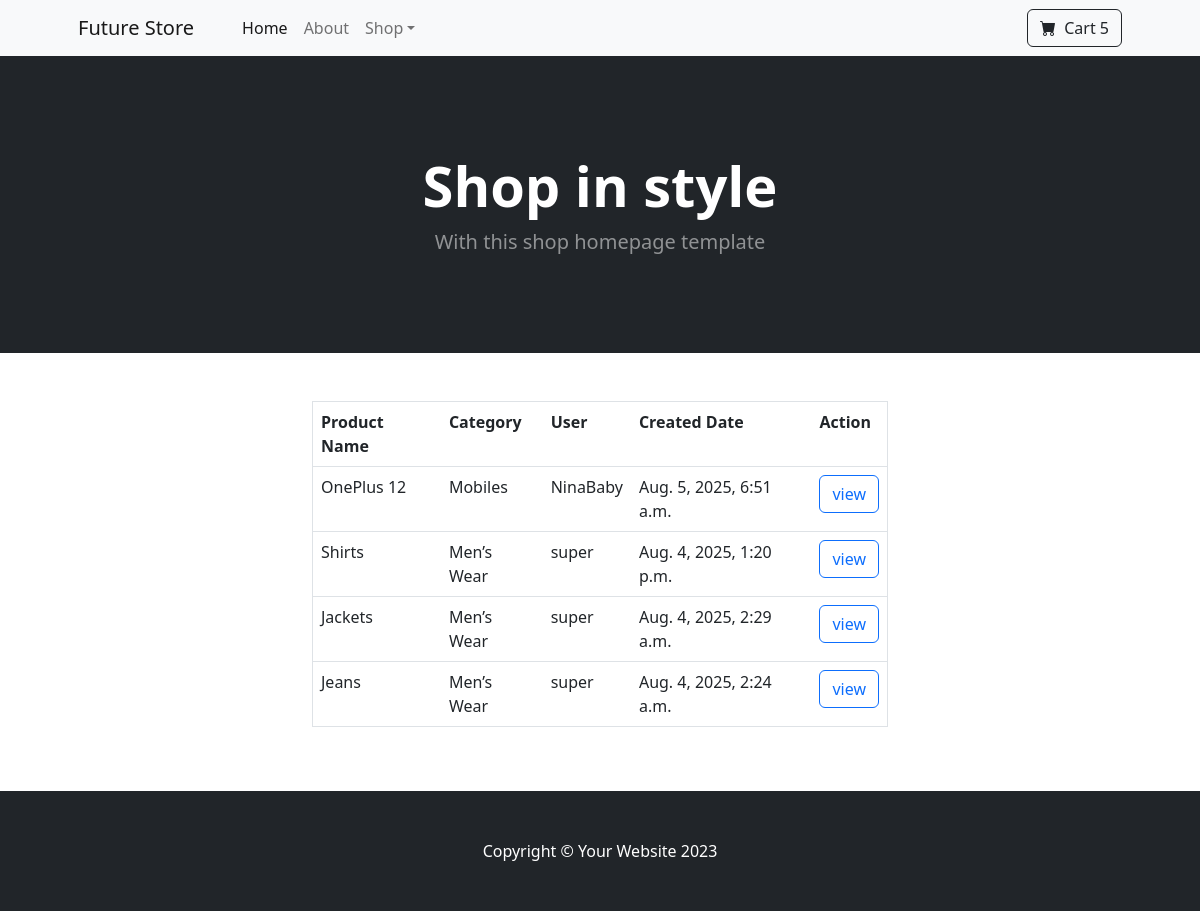
Before: /owner/orders/latest (signed in) with the older database file.
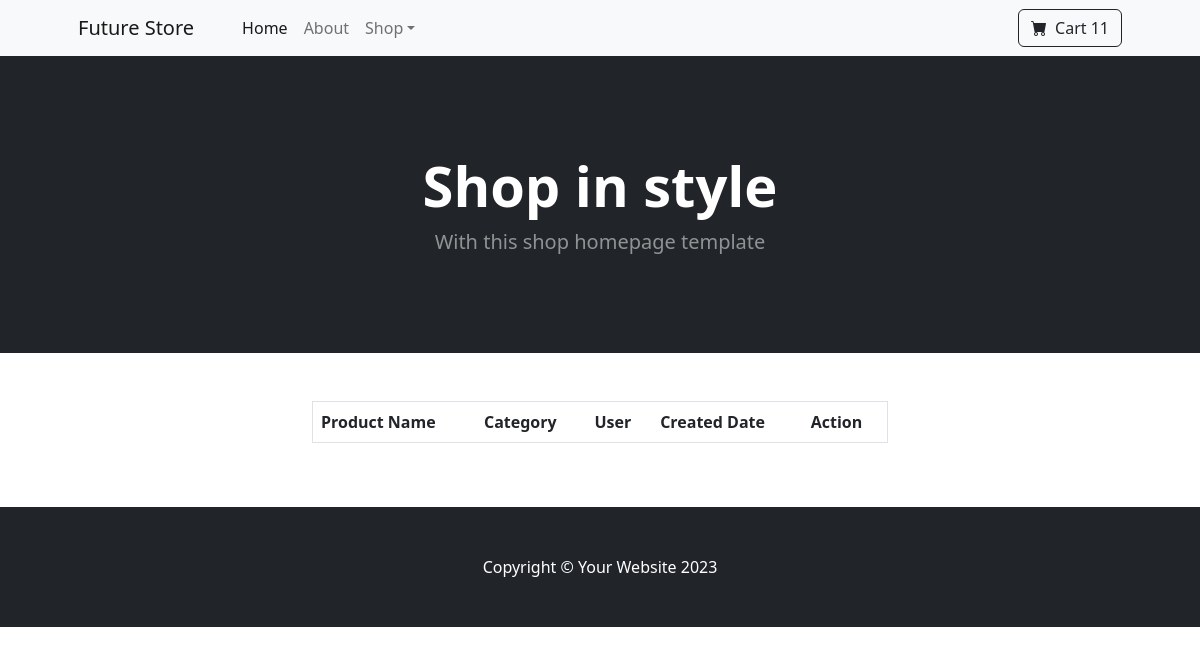
After: the same page with the newer database file.
### owner/models.py (models this page shows, shortened)
class Order(models.Model):
    product=models.ForeignKey(Product,on_delete=models.CASCADE)
    user=models.ForeignKey(User,on_delete=models.CASCADE)
    created_date=models.DateTimeField(auto_now_add=True,null=True)
    options=(
        ("order-placed","order-placed"),
        ("dispatched","dispatched"),
        ("in-transit","in-transit"),
        ("delivered","delivered"),
        ("cancelled","cancelled")
    )
    status=models.CharField(max_length=256,choices=options,default="order-placed")
    delivery_address=models.CharField(max_length=256,null=True)
    expected_delivery_date=models.DateTimeField(null=True)

class Product(models.Model):
    product_name=models.CharField(max_length=256,unique=True)
    category=models.ForeignKey(Category,on_delete=models.CASCADE)
    image=models.ImageField(upload_to="images",null=True)
    price=models.PositiveIntegerField()
    description=models.CharField(max_length=256,null=True)

class Category(models.Model):
    category_name=models.CharField(max_length=256,unique=True)
    is_active=models.BooleanField(default=True)
    def __str__(self):
        return self.category_name

### owner/views.py (the view)
# urls.py: path("orders/latest",views.OrdersListView.as_view(),name="new-orders"),
class OrdersListView(ListView):
    model=Order
    template_name="owner/order-list.html"
    context_object_name="orders"
    def get_queryset(self):
        return Order.objects.filter(status="order-placed").order_by("-created_date")

### owner/templates/owner/order-list.html (shortened to what this page needs)
{%extends 'customer/base.html'%}
{%block body_block%}
<div class="container-fluid">
    <div class="row">
        <div class="col-3"></div>
        <div class="col-6">
            <table class="table border">
                <tr>
                    <th>Product Name</th>
                    <th>Category</th>
                    <th>User</th>
                    <th>Created Date</th>
                    <th>Action</th>
                </tr>
                {%for order in orders%}
                <tr>
                    <td>{{order.product.product_name}}</td>
                    <td>{{order.product.category}}</td>
                    <td>{{order.user}}</td>
                    <td>{{order.created_date}}</td>
                    <td>
                        <a class="btn  btn-outline-primary" href="{%url 'order-details' order.id%}">view</a>
                    </td>
                    {%endfor%}
                </tr>
            </table>
        </div>
        <div class="col-3"></div>
    </div>
</div>
{%endblock%}

### customer/templates/customer/base.html (shortened to what this page needs)
<!DOCTYPE html>
{%load static%}
<html lang="en">
    <head>
        <link href="https://cdn.jsdelivr.net/npm/bootstrap-icons@1.5.0/font/bootstrap-icons.css" rel="stylesheet" />
        <link href="{%static 'css/styles.css'%}" rel="stylesheet" />
    </head>
    <body>
        <nav class="navbar navbar-expand-lg navbar-light bg-light">
            <div class="container px-4 px-lg-5">
                <a class="navbar-brand" href="{%url 'home'%}">Future Store</a>
                <div class="collapse navbar-collapse" id="navbarSupportedContent">
                    <ul class="navbar-nav me-auto mb-2 mb-lg-0 ms-lg-4">
                        <li class="nav-item"><a class="nav-link active" aria-current="page" href="{%url 'home'%}">Home</a></li>
                        <li class="nav-item"><a class="nav-link" href="#!">About</a></li>
                        <li class="nav-item dropdown">
                            <a class="nav-link dropdown-toggle" id="navbarDropdown" href="#" role="button" data-bs-toggle="dropdown" aria-expanded="false">Shop</a>
                        </li>
                    </ul>
                    <form class="d-flex">
                        <a href="{%url 'mycart'%}" class="btn btn-outline-dark" type="submit">
                            <i class="bi-cart-fill me-1"></i>
                            Cart
                            {{request.user.cart_set.all.count}}
                        </a>
                    </form>
                </div>
            </div>
        </nav>
        <header class="bg-dark py-5">
            <div class="container px-4 px-lg-5 my-5">
                <div class="text-center text-white">
                    <h1 class="display-4 fw-bolder">Shop in style</h1>
                    <p class="lead fw-normal text-white-50 mb-0">With this shop homepage template</p>
                </div>
            </div>
        </header>
        <section class="py-5">
            {%block body_block%}
            {%endblock%}
        </section>
        <footer class="py-5 bg-dark">
            <div class="container"><p class="m-0 text-center text-white">Copyright &copy; Your Website 2023</p></div>
        </footer>
    </body>
</html>

Changed rows visible on the page:
no longer on this page (row edited): Order: product.product_name "OnePlus 12", product.category "Mobiles", user "NinaBaby", created_date "Aug. 5, 2025, 6:51 a.m."
no longer on this page (row edited): Order: product.product_name "Shirts", product.category "Men’s Wear", user "super", created_date "Aug. 4, 2025, 1:20 p.m."
no longer on this page (row edited): Order: product.product_name "Jackets", product.category "Men’s Wear", user "super", created_date "Aug. 4, 2025, 2:29 a.m."
no longer on this page (row edited): Order: product.product_name "Jeans", product.category "Men’s Wear", user "super", created_date "Aug. 4, 2025, 2:24 a.m."
Other visible differences:
{{ request.user.cart_set.all.count }}: "5" → "11"
